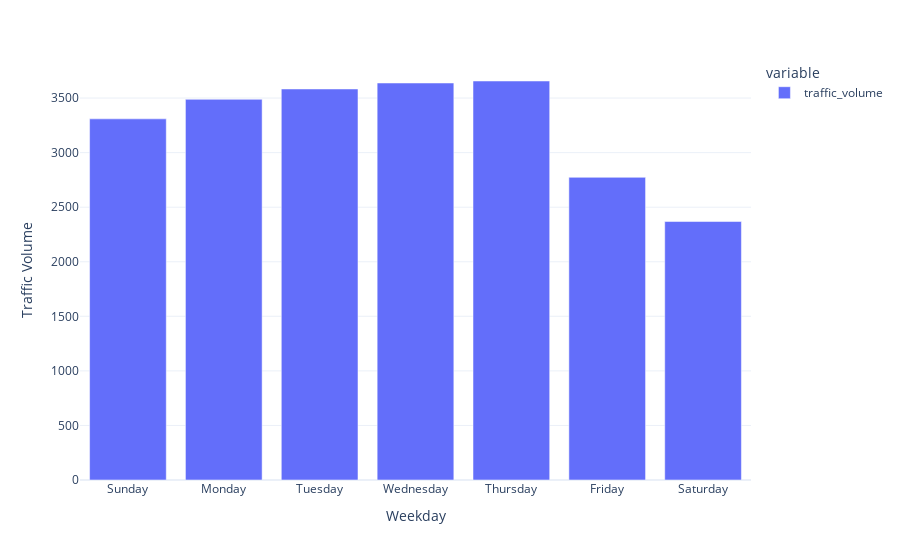

Notebook code for this chart:
### Code cell
fig = px.bar(df.groupby('weekday').traffic_volume.mean())
fig.update_layout(yaxis_title='Traffic Volume', xaxis_title='Weekday', 
                  xaxis={
                      'ticktext': ['Sunday', 'Monday', 'Tuesday', 'Wednesday', 'Thursday', 'Friday', 'Saturday'],
                      'tickvals': [0, 1, 2, 3, 4, 5, 6],
                      'tickmode': 'array'
                  })
fig.show()

### Figure 1 — Plotly figure (JSON) as saved in the notebook; plotly's stock layout.template omitted (floating-point values rounded to 4 significant figures)
{"data": [{"alignmentgroup": "True", "hovertemplate": "variable=traffic_volume<br>weekday=%{x}<br>value=%{y}<extra></extra>", "legendgroup": "traffic_volume", "marker": {"color": "#636efa", "pattern": {"shape": ""}}, "name": "traffic_volume", "offsetgroup": "traffic_volume", "orientation": "v", "showlegend": true, "textposition": "auto", "x": [0, 1, 2, 3, 4, 5, 6], "xaxis": "x", "y": [3309.0, 3489.0, 3583.0, 3638.0, 3656.0, 2774.0, 2369.0], "yaxis": "y", "type": "bar"}], "layout": {"xaxis": {"anchor": "y", "domain": [0.0, 1.0], "title": {"text": "Weekday"}, "ticktext": ["Sunday", "Monday", "Tuesday", "Wednesday", "Thursday", "Friday", "Saturday"], "tickvals": [0, 1, 2, 3, 4, 5, 6], "tickmode": "array"}, "yaxis": {"anchor": "x", "domain": [0.0, 1.0], "title": {"text": "Traffic Volume"}}, "legend": {"title": {"text": "variable"}, "tracegroupgap": 0}, "margin": {"t": 60}, "barmode": "relative"}}
